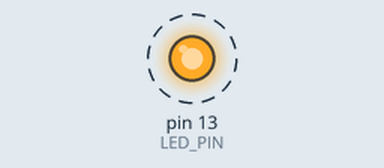
This sketch was run on a simulated Arduino Uno, built with avr-gcc and run on an emulated ATmega328P. Shown: output pins drawn as LEDs (lit = HIGH). Dashed ring = blinking.

Above: at 0.5 s.
Timing chart, 0 to 4.6 s (numbered marks = the images above):
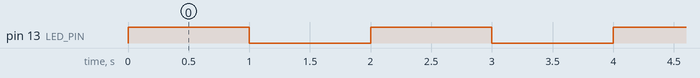

Measured:
- by itself, pin 13 (LED_PIN): alternates HIGH for 1.0 s and LOW for 1.0 s

The sketch:

led_blink.ino
```cpp
/* Arduino LED Blinking - QA Project */
const int LED_PIN = 13;
const unsigned long BLINK_DELAY_MS = 1000;

void setup() {
  // Configure LED pin as output.
  pinMode(LED_PIN, OUTPUT);
}

void loop() {
  // LED ON for approximately 1 second.
  digitalWrite(LED_PIN, HIGH);
  delay(BLINK_DELAY_MS);

  // LED OFF for approximately 1 second.
  digitalWrite(LED_PIN, LOW);
  delay(BLINK_DELAY_MS);
}
```
